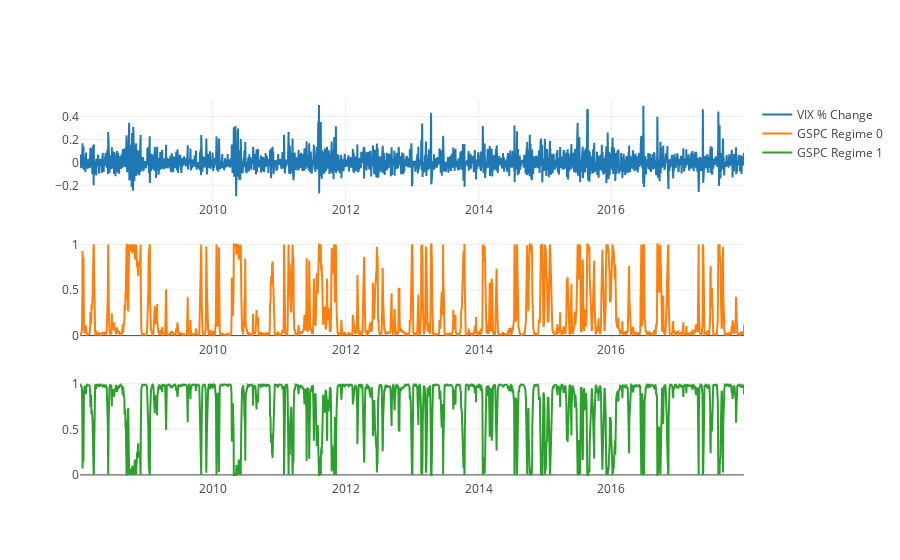

This figure's notebook cell:
### Code cell
marg_probs_hgmm_vix = hgmm_model_vix.predict_proba(vix_pct[["close"]])
px.line(marg_probs_hgmm_vix[:, 0])

fig = make_subplots(rows=nRegimes+1, cols=1)
fig.update_layout(template = style)
fig.add_trace(
        go.Scatter(y = vix_pct["close"], x = vix_pct.index, name = "VIX % Change"),
        row = 1, col = 1
    )

for i in range(nRegimes):
    fig.add_trace(
        go.Scatter(y = marg_probs_hgmm_vix[:, i], x = gspc_pct.index, name = "GSPC Regime "+str(i)), 
        row=i+2, col=1,
    )

fig.show()

### Figure 1 — Plotly figure (JSON) as saved in the notebook; plotly's stock layout.template omitted (floating-point values rounded to 4 significant figures; data arrays with more than 128 entries replaced by an {"elided": "..."} marker saying what was removed)
{"data": [{"name": "VIX % Change", "type": "scatter", "x": {"elided": "2517 str values"}, "xaxis": "x", "y": {"elided": "2517 float values"}, "yaxis": "y"}, {"name": "GSPC Regime 0", "type": "scatter", "x": {"elided": "2517 str values"}, "xaxis": "x2", "y": {"elided": "2517 float values"}, "yaxis": "y2"}, {"name": "GSPC Regime 1", "type": "scatter", "x": {"elided": "2517 str values"}, "xaxis": "x3", "y": {"elided": "2517 float values"}, "yaxis": "y3"}], "layout": {"xaxis": {"anchor": "y", "domain": [0, 1]}, "xaxis2": {"anchor": "y2", "domain": [0, 1]}, "xaxis3": {"anchor": "y3", "domain": [0, 1]}, "yaxis": {"anchor": "x", "domain": [0.7333, 1]}, "yaxis2": {"anchor": "x2", "domain": [0.3667, 0.6333]}, "yaxis3": {"anchor": "x3", "domain": [0, 0.2667]}}}
